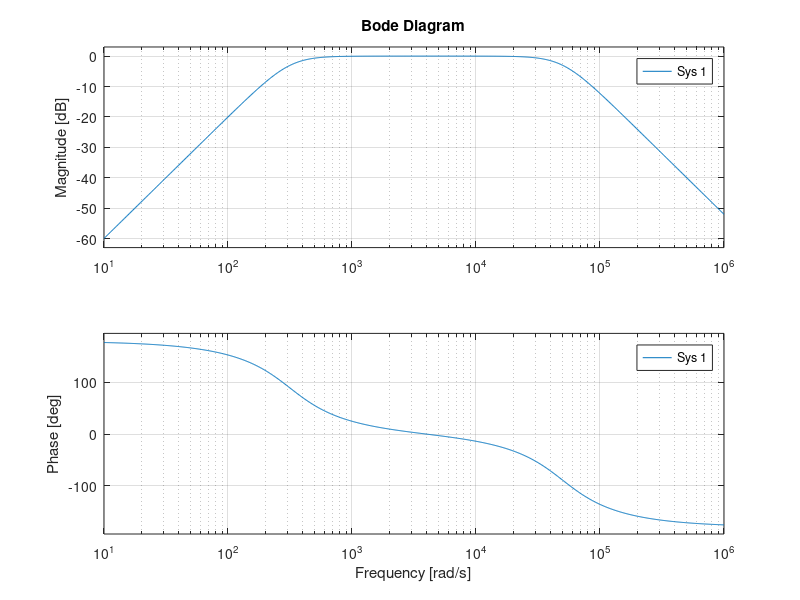

Here is the MATLAB script that generated this plot:
s = tf('s');   
Hpasabajos = (2.51e9)/(s^2+ 7.12e4*s + 2.51e9)    
Hpasaltos = (s^2)/(s^2 +s*448.83 + 99461.4)
H = Hpasabajos*Hpasaltos
bode(Hpasaltos*Hpasabajos)